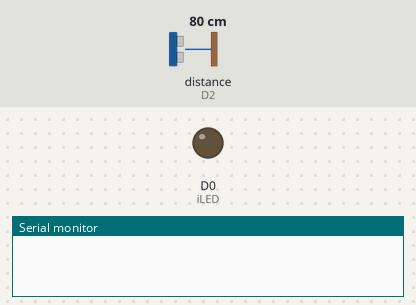
This sketch was run on a simulated ESP8266 (NodeMCU). Shown: output pins drawn as LEDs (lit = HIGH), the last lines printed to the serial monitor. Wiring (inferred from the names in the program): ultrasonic range finder: trigger D1; echo D2. Inputs (shaded band) come from the test bench; at power-on: distance to the obstacle (sensor on D2) 80 cm. The echo pulse lasts 58.3 µs per cm; WiFi joins after 1.5 s; servers stay silent unless stated; pins used as bus, display or sensor lines are not drawn.

Above: at 0.1 s.
At 1.9 s:
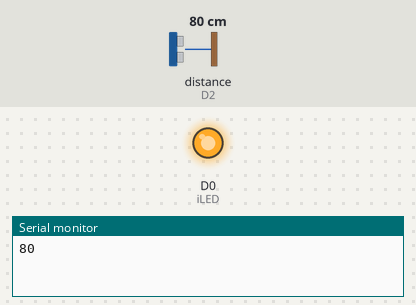
Timing chart, 0 to 3.4 s (numbered marks = the images above):
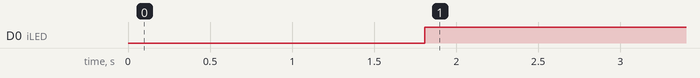

Measured:
- by itself, D0 (iLED): LOW → HIGH at 1.8 s

The sketch:

alarm.ino
```cpp
// Alarm System based in a Ultrasonic Sensor

// Imports
#include <ESP8266WiFi.h>
#include <BlynkSimpleEsp8266.h>

// Definitions
#define BLYNK_PRINT Serial
#define TRIGGERPIN D1
#define ECHOPIN    D2
#define iLED       D0

// ------------------------ <CONFIG> ------------------------

// Define DISTANCEs in CM's HERE;
// Triggers the iLED if equal or trepasses the limit;
// (no limits) Min = NULL; Max = NULL;
// (default) Min = 4; Max = test;
int MIN_DISTANCE = 5;
int MAX_DISTANCE = 20;

// Define the blynk update time DELAY HERE;
const int DELAY = 750;

// Define delay time in ms when alarm's triggered HERE;
const int tDELAY = 2000;

// Blynk authentication HERE;
char auth[] = "XXXXXXXXXXXXX-XXXXXXXXXXX";

// WiFi HERE;
char ssid[] = "SSID";
char pass[] = "PASSWORD";

// ------------------------ </CONFIG> -----------------------

// iLED initiation
String iLEDstate = "off";
const int iLEDint = 1;

// Blynk LCD Widget
WidgetLCD lcd(V1);

// TODO: Blynk LED Widget

// ----------------------- <FUNCTIONS> -----------------------

  // SETUP
void setup(){
  // Debug console
  Serial.begin(9600);
  pinMode(TRIGGERPIN, OUTPUT);
  pinMode(ECHOPIN, INPUT);
  pinMode(iLED, OUTPUT);

  Blynk.begin(auth, ssid, pass);
  // or
  // Blynk.begin(auth, ssid, pass, "blynk-cloud.com", 8442);
  // Blynk.begin(auth, ssid, pass, IPAddress(192,168,1,100), 8442);

  // lcd.clear(); // Clears the LCD Widget
}

  // LOOP
void loop(){
  lcd.clear();
  lcd.print(1, 0, "Distance in cm:"); // (X:0-15, Y:0,1, "msg")

  long duration, distance;
  digitalWrite(TRIGGERPIN, LOW);
  delayMicroseconds(3);

  digitalWrite(TRIGGERPIN, HIGH);
  delayMicroseconds(12);

  digitalWrite(TRIGGERPIN, LOW);
  duration = pulseIn(ECHOPIN, HIGH);
  if((duration/2)/29.1<1){
    distance = 1;
  }
  else{
    distance = (duration/(float)2.00) /(float) 29.10;
  }
  Serial.print(distance);

// Alarm system by distance

  // Both NULL
  if(MIN_DISTANCE==NULL && MAX_DISTANCE==NULL){
    lcd.print(8,1,("%.1f", distance));
    digitalWrite(iLED,LOW);
  }

  // MAX_DISTANCE or MIN_DISTANCE are NULL
  else{
    if(distance>=MAX_DISTANCE && MIN_DISTANCE==NULL){
      max_trigger();
    }
    if(distance<=MIN_DISTANCE && MAX_DISTANCE==NULL){
      min_trigger();
    }

    // When they aren't NULL values
    else{
      if(distance<=MIN_DISTANCE){
        min_trigger();
      }
      if(distance>=MAX_DISTANCE){
        max_trigger();
      }

      // When isn't a detection
      else{
        lcd.print(8,1,("%.1f", distance));
        digitalWrite(iLED,LOW);
      }
    }
  }
  // End of Alarm system

  // Run results to Blynk
  Blynk.run();

  // Final delay berofe looping
  delay(DELAY);
}

// OTHER FUNCTIONS
void min_trigger(){
  lcd.clear();
  lcd.print(2, 0, "MIN TRIGGERED!");
  digitalWrite(iLED,HIGH);
  delay(tDELAY);
  loop();
}

void max_trigger(){
  lcd.clear();
  lcd.print(2, 0, "MAX TRIGGERED!");
  digitalWrite(iLED,HIGH);
  delay(tDELAY);
  loop();
}

// ----------------------- </FUNCTIONS> ----------------------
```
